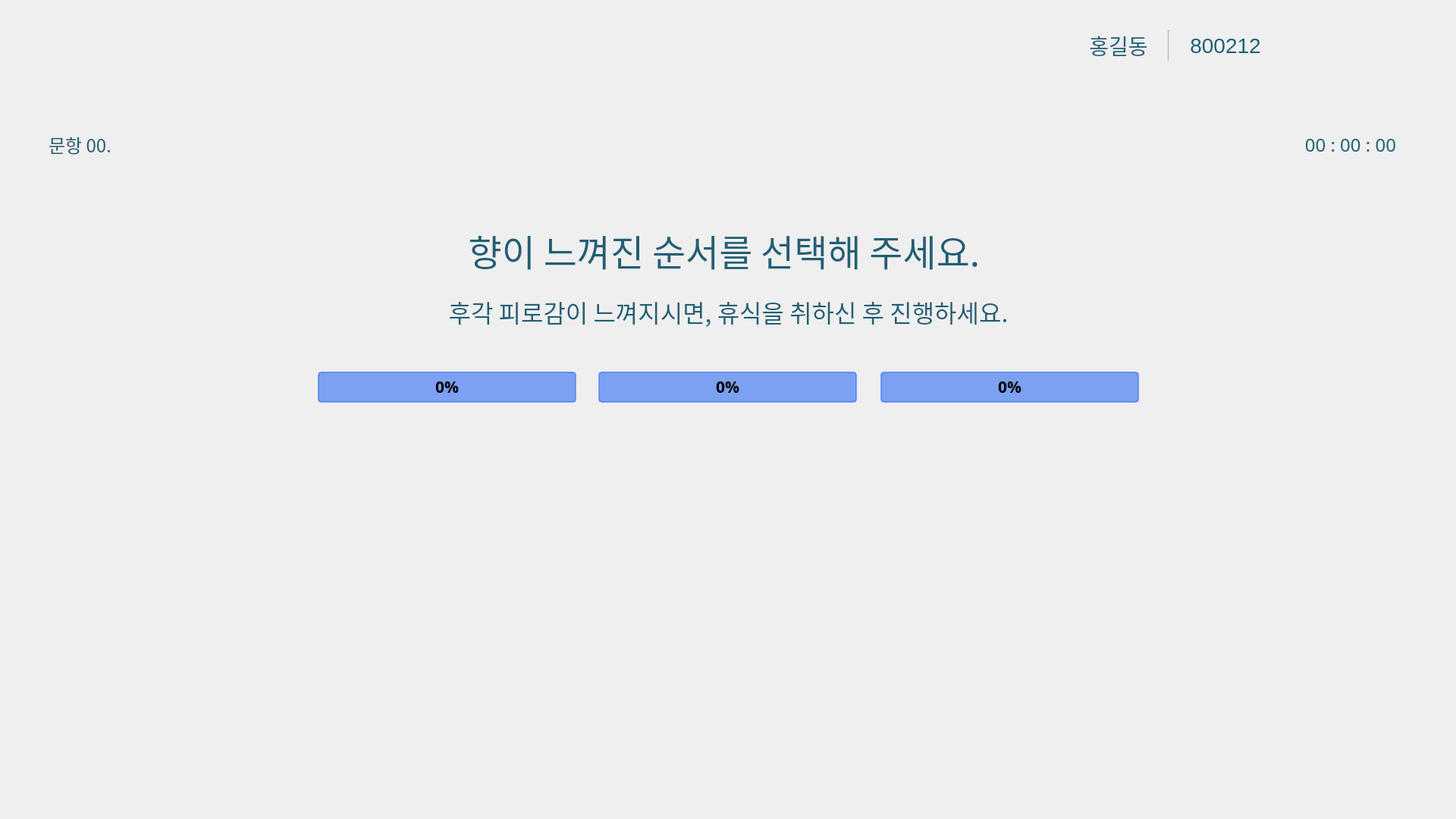
<?xml version="1.0" encoding="UTF-8"?>
<ui version="4.0">
 <class>MainWindow</class>
 <widget class="QMainWindow" name="MainWindow">
  <property name="geometry">
   <rect>
    <x>0</x>
    <y>0</y>
    <width>1920</width>
    <height>1080</height>
   </rect>
  </property>
  <property name="sizePolicy">
   <sizepolicy hsizetype="Maximum" vsizetype="Maximum">
    <horstretch>0</horstretch>
    <verstretch>0</verstretch>
   </sizepolicy>
  </property>
  <property name="maximumSize">
   <size>
    <width>1920</width>
    <height>1080</height>
   </size>
  </property>
  <property name="font">
   <font>
    <family>Malgun Gothic</family>
    <pointsize>16</pointsize>
   </font>
  </property>
  <property name="focusPolicy">
   <enum>Qt::FocusPolicy::NoFocus</enum>
  </property>
  <property name="windowTitle">
   <string>후각검사</string>
  </property>
  <property name="styleSheet">
   <string notr="true"/>
  </property>
  <widget class="QWidget" name="centralwidget">
   <widget class="QLabel" name="label_background">
    <property name="geometry">
     <rect>
      <x>0</x>
      <y>0</y>
      <width>1920</width>
      <height>1080</height>
     </rect>
    </property>
    <property name="font">
     <font>
      <family>Malgun Gothic</family>
      <pointsize>16</pointsize>
      <bold>false</bold>
     </font>
    </property>
    <property name="styleSheet">
     <string notr="true">QLabel{
	image : url(./ui/images/test/t/bg_response.png);
}</string>
    </property>
    <property name="text">
     <string/>
    </property>
   </widget>
   <widget class="QPushButton" name="pb_retry">
    <property name="geometry">
     <rect>
      <x>25</x>
      <y>933</y>
      <width>320</width>
      <height>130</height>
     </rect>
    </property>
    <property name="font">
     <font>
      <family>Malgun Gothic</family>
      <pointsize>24</pointsize>
     </font>
    </property>
    <property name="styleSheet">
     <string notr="true">QPushButton{
	background-image : url(./ui/images/common_locale/btn_retry.png);
	border : 0px;
}

QPushButton::hover{
	background-image : url(./ui/images/common_locale/btn_retry_over.png);
	border : 0px;
}</string>
    </property>
    <property name="text">
     <string/>
    </property>
   </widget>
   <widget class="QLabel" name="label_guide">
    <property name="geometry">
     <rect>
      <x>30</x>
      <y>280</y>
      <width>1850</width>
      <height>100</height>
     </rect>
    </property>
    <property name="font">
     <font>
      <family>Malgun Gothic</family>
      <pointsize>36</pointsize>
      <italic>false</italic>
      <bold>false</bold>
     </font>
    </property>
    <property name="styleSheet">
     <string notr="true">QLabel{
	color : #205f76;
	font : 36pt;
}</string>
    </property>
    <property name="text">
     <string>&lt;html&gt;&lt;head/&gt;&lt;body&gt;&lt;p align=&quot;center&quot;&gt;향이 느껴진 순서를 선택해 주세요.&lt;/p&gt;&lt;/body&gt;&lt;/html&gt;</string>
    </property>
    <property name="alignment">
     <set>Qt::AlignmentFlag::AlignCenter</set>
    </property>
    <property name="margin">
     <number>0</number>
    </property>
    <property name="indent">
     <number>0</number>
    </property>
   </widget>
   <widget class="QPushButton" name="pb_select_1">
    <property name="geometry">
     <rect>
      <x>408</x>
      <y>600</y>
      <width>360</width>
      <height>163</height>
     </rect>
    </property>
    <property name="sizePolicy">
     <sizepolicy hsizetype="Expanding" vsizetype="Expanding">
      <horstretch>0</horstretch>
      <verstretch>0</verstretch>
     </sizepolicy>
    </property>
    <property name="font">
     <font>
      <family>Malgun Gothic</family>
      <pointsize>36</pointsize>
     </font>
    </property>
    <property name="styleSheet">
     <string notr="true">QPushButton{
	background-image : url(./ui/images/common_locale/btn_01.png);
	border : 0px;
}

QPushButton::hover{
	background-image : url(./ui/images/common_locale/btn_01_over.png);
	border : 0px;
}</string>
    </property>
    <property name="text">
     <string/>
    </property>
   </widget>
   <widget class="QPushButton" name="pb_select_2">
    <property name="geometry">
     <rect>
      <x>780</x>
      <y>600</y>
      <width>360</width>
      <height>163</height>
     </rect>
    </property>
    <property name="sizePolicy">
     <sizepolicy hsizetype="Expanding" vsizetype="Expanding">
      <horstretch>0</horstretch>
      <verstretch>0</verstretch>
     </sizepolicy>
    </property>
    <property name="font">
     <font>
      <family>Malgun Gothic</family>
      <pointsize>36</pointsize>
     </font>
    </property>
    <property name="styleSheet">
     <string notr="true">QPushButton{
	background-image : url(./ui/images/common_locale/btn_02.png);
	border : 0px;
}

QPushButton::hover{
	background-image : url(./ui/images/common_locale/btn_02_over.png);
	border : 0px;
}</string>
    </property>
    <property name="text">
     <string/>
    </property>
   </widget>
   <widget class="QPushButton" name="pb_select_3">
    <property name="geometry">
     <rect>
      <x>1152</x>
      <y>600</y>
      <width>360</width>
      <height>163</height>
     </rect>
    </property>
    <property name="sizePolicy">
     <sizepolicy hsizetype="Expanding" vsizetype="Expanding">
      <horstretch>0</horstretch>
      <verstretch>0</verstretch>
     </sizepolicy>
    </property>
    <property name="font">
     <font>
      <family>Malgun Gothic</family>
      <pointsize>36</pointsize>
     </font>
    </property>
    <property name="styleSheet">
     <string notr="true">QPushButton{
	background-image : url(./ui/images/common_locale/btn_03.png);
	border : 0px;
}

QPushButton::hover{
	background-image : url(./ui/images/common_locale/btn_03_over.png);
	border : 0px;
}</string>
    </property>
    <property name="text">
     <string/>
    </property>
   </widget>
   <widget class="QPushButton" name="ui_menu_btn_quit">
    <property name="geometry">
     <rect>
      <x>1807</x>
      <y>13</y>
      <width>96</width>
      <height>96</height>
     </rect>
    </property>
    <property name="sizePolicy">
     <sizepolicy hsizetype="Preferred" vsizetype="Preferred">
      <horstretch>0</horstretch>
      <verstretch>0</verstretch>
     </sizepolicy>
    </property>
    <property name="minimumSize">
     <size>
      <width>40</width>
      <height>40</height>
     </size>
    </property>
    <property name="maximumSize">
     <size>
      <width>16777215</width>
      <height>16777215</height>
     </size>
    </property>
    <property name="font">
     <font>
      <family>Malgun Gothic</family>
      <pointsize>12</pointsize>
     </font>
    </property>
    <property name="styleSheet">
     <string notr="true">QPushButton{
	background-image : url(./ui/images/common/btn_logout.png);
	border : 0px;
}

QPushButton::hover{
	background-image : url(./ui/images/common/btn_logout_over.png);
	border : 0px;
}</string>
    </property>
    <property name="text">
     <string/>
    </property>
   </widget>
   <widget class="QLabel" name="label_title">
    <property name="geometry">
     <rect>
      <x>735</x>
      <y>0</y>
      <width>450</width>
      <height>120</height>
     </rect>
    </property>
    <property name="font">
     <font>
      <family>Malgun Gothic</family>
      <pointsize>24</pointsize>
      <bold>true</bold>
     </font>
    </property>
    <property name="styleSheet">
     <string notr="true">QLabel{
	image : url(./ui/images/test/t/title.png);
}</string>
    </property>
    <property name="text">
     <string/>
    </property>
    <property name="alignment">
     <set>Qt::AlignmentFlag::AlignCenter</set>
    </property>
   </widget>
   <widget class="QLabel" name="label_seq">
    <property name="geometry">
     <rect>
      <x>50</x>
      <y>170</y>
      <width>111</width>
      <height>41</height>
     </rect>
    </property>
    <property name="font">
     <font>
      <family>Malgun Gothic</family>
      <pointsize>18</pointsize>
      <italic>false</italic>
      <bold>false</bold>
     </font>
    </property>
    <property name="styleSheet">
     <string notr="true">QLabel{
	color : #205f76;
	font : 18pt;
}</string>
    </property>
    <property name="text">
     <string>문항 00.</string>
    </property>
    <property name="alignment">
     <set>Qt::AlignmentFlag::AlignCenter</set>
    </property>
   </widget>
   <widget class="QProgressBar" name="pg_scent_1">
    <property name="geometry">
     <rect>
      <x>419</x>
      <y>490</y>
      <width>341</width>
      <height>41</height>
     </rect>
    </property>
    <property name="font">
     <font>
      <family>Malgun Gothic</family>
      <pointsize>16</pointsize>
      <bold>true</bold>
     </font>
    </property>
    <property name="styleSheet">
     <string notr="true">QProgressBar {
border: 2px solid rgba(77, 127, 243, 180);
border-radius: 5px;
text-align: center;
background-color: rgba(77, 127, 243, 180);
color: black;
}
QProgressBar::chunk {
    background-color: #AAD7DD;
}</string>
    </property>
    <property name="value">
     <number>0</number>
    </property>
   </widget>
   <widget class="QProgressBar" name="pg_scent_2">
    <property name="geometry">
     <rect>
      <x>789</x>
      <y>490</y>
      <width>341</width>
      <height>41</height>
     </rect>
    </property>
    <property name="font">
     <font>
      <family>Malgun Gothic</family>
      <pointsize>16</pointsize>
      <bold>true</bold>
     </font>
    </property>
    <property name="styleSheet">
     <string notr="true">QProgressBar {
border: 2px solid rgba(77, 127, 243, 180);
border-radius: 5px;
text-align: center;
background-color: rgba(77, 127, 243, 180);
color: black;
}
QProgressBar::chunk {
    background-color: #AAD7DD;
}</string>
    </property>
    <property name="value">
     <number>0</number>
    </property>
   </widget>
   <widget class="QProgressBar" name="pg_scent_3">
    <property name="geometry">
     <rect>
      <x>1161</x>
      <y>490</y>
      <width>341</width>
      <height>41</height>
     </rect>
    </property>
    <property name="font">
     <font>
      <family>Malgun Gothic</family>
      <pointsize>16</pointsize>
      <bold>true</bold>
     </font>
    </property>
    <property name="styleSheet">
     <string notr="true">QProgressBar {
border: 2px solid rgba(77, 127, 243, 180);
border-radius: 5px;
text-align: center;
background-color: rgba(77, 127, 243, 180);
color: black;
}
QProgressBar::chunk {
    background-color: #AAD7DD;
}</string>
    </property>
    <property name="value">
     <number>0</number>
    </property>
   </widget>
   <widget class="QPushButton" name="pb_next">
    <property name="geometry">
     <rect>
      <x>1635</x>
      <y>933</y>
      <width>260</width>
      <height>130</height>
     </rect>
    </property>
    <property name="font">
     <font>
      <family>Malgun Gothic</family>
      <pointsize>24</pointsize>
     </font>
    </property>
    <property name="styleSheet">
     <string notr="true">QPushButton{
	background-image : url(./ui/images/common_locale/btn_next.png);
	border : 0px;
}

QPushButton::hover{
	background-image : url(./ui/images/common_locale/btn_next_over.png);
	border : 0px;
}</string>
    </property>
    <property name="text">
     <string/>
    </property>
   </widget>
   <widget class="QPushButton" name="pb_check_2">
    <property name="geometry">
     <rect>
      <x>780</x>
      <y>600</y>
      <width>360</width>
      <height>163</height>
     </rect>
    </property>
    <property name="sizePolicy">
     <sizepolicy hsizetype="Expanding" vsizetype="Expanding">
      <horstretch>0</horstretch>
      <verstretch>0</verstretch>
     </sizepolicy>
    </property>
    <property name="font">
     <font>
      <family>Malgun Gothic</family>
      <pointsize>36</pointsize>
     </font>
    </property>
    <property name="styleSheet">
     <string notr="true">QPushButton{
	background-image : url(./ui/images/common_locale/btn_02.png);
	border : 0px;
}

QPushButton::hover{
	background-image : url(./ui/images/common_locale/btn_02_over.png);
	border : 0px;
}</string>
    </property>
    <property name="text">
     <string/>
    </property>
   </widget>
   <widget class="QPushButton" name="pb_check_3">
    <property name="geometry">
     <rect>
      <x>1152</x>
      <y>600</y>
      <width>360</width>
      <height>163</height>
     </rect>
    </property>
    <property name="sizePolicy">
     <sizepolicy hsizetype="Expanding" vsizetype="Expanding">
      <horstretch>0</horstretch>
      <verstretch>0</verstretch>
     </sizepolicy>
    </property>
    <property name="font">
     <font>
      <family>Malgun Gothic</family>
      <pointsize>36</pointsize>
     </font>
    </property>
    <property name="styleSheet">
     <string notr="true">QPushButton{
	background-image : url(./ui/images/common_locale/btn_03.png);
	border : 0px;
}

QPushButton::hover{
	background-image : url(./ui/images/common_locale/btn_03_over.png);
	border : 0px;
}</string>
    </property>
    <property name="text">
     <string/>
    </property>
   </widget>
   <widget class="QPushButton" name="pb_check_1">
    <property name="geometry">
     <rect>
      <x>408</x>
      <y>600</y>
      <width>360</width>
      <height>163</height>
     </rect>
    </property>
    <property name="sizePolicy">
     <sizepolicy hsizetype="Expanding" vsizetype="Expanding">
      <horstretch>0</horstretch>
      <verstretch>0</verstretch>
     </sizepolicy>
    </property>
    <property name="font">
     <font>
      <family>Malgun Gothic</family>
      <pointsize>36</pointsize>
     </font>
    </property>
    <property name="styleSheet">
     <string notr="true">QPushButton{
	background-image : url(./ui/images/common_locale/btn_01.png);
	border : 0px;
}

QPushButton::hover{
	background-image : url(./ui/images/common_locale/btn_01_over.png);
	border : 0px;
}</string>
    </property>
    <property name="text">
     <string/>
    </property>
   </widget>
   <widget class="QPushButton" name="pb_node_1">
    <property name="geometry">
     <rect>
      <x>170</x>
      <y>170</y>
      <width>42</width>
      <height>42</height>
     </rect>
    </property>
    <property name="sizePolicy">
     <sizepolicy hsizetype="Expanding" vsizetype="Expanding">
      <horstretch>0</horstretch>
      <verstretch>0</verstretch>
     </sizepolicy>
    </property>
    <property name="font">
     <font>
      <family>Malgun Gothic</family>
      <pointsize>36</pointsize>
     </font>
    </property>
    <property name="styleSheet">
     <string notr="true">QPushButton{
	background-image : url(./ui/images/common/point.png);
	border : 0px;
}</string>
    </property>
    <property name="text">
     <string/>
    </property>
   </widget>
   <widget class="QPushButton" name="pb_node_2">
    <property name="geometry">
     <rect>
      <x>210</x>
      <y>170</y>
      <width>42</width>
      <height>42</height>
     </rect>
    </property>
    <property name="sizePolicy">
     <sizepolicy hsizetype="Expanding" vsizetype="Expanding">
      <horstretch>0</horstretch>
      <verstretch>0</verstretch>
     </sizepolicy>
    </property>
    <property name="font">
     <font>
      <family>Malgun Gothic</family>
      <pointsize>36</pointsize>
     </font>
    </property>
    <property name="styleSheet">
     <string notr="true">QPushButton{
	background-image : url(./ui/images/common/point.png);
	border : 0px;
}</string>
    </property>
    <property name="text">
     <string/>
    </property>
   </widget>
   <widget class="QPushButton" name="pb_node_4">
    <property name="geometry">
     <rect>
      <x>290</x>
      <y>170</y>
      <width>42</width>
      <height>42</height>
     </rect>
    </property>
    <property name="sizePolicy">
     <sizepolicy hsizetype="Expanding" vsizetype="Expanding">
      <horstretch>0</horstretch>
      <verstretch>0</verstretch>
     </sizepolicy>
    </property>
    <property name="font">
     <font>
      <family>Malgun Gothic</family>
      <pointsize>36</pointsize>
     </font>
    </property>
    <property name="styleSheet">
     <string notr="true">QPushButton{
	background-image : url(./ui/images/common/point.png);
	border : 0px;
}</string>
    </property>
    <property name="text">
     <string/>
    </property>
   </widget>
   <widget class="QPushButton" name="pb_node_3">
    <property name="geometry">
     <rect>
      <x>250</x>
      <y>170</y>
      <width>42</width>
      <height>42</height>
     </rect>
    </property>
    <property name="sizePolicy">
     <sizepolicy hsizetype="Expanding" vsizetype="Expanding">
      <horstretch>0</horstretch>
      <verstretch>0</verstretch>
     </sizepolicy>
    </property>
    <property name="font">
     <font>
      <family>Malgun Gothic</family>
      <pointsize>36</pointsize>
     </font>
    </property>
    <property name="styleSheet">
     <string notr="true">QPushButton{
	background-image : url(./ui/images/common/point.png);
	border : 0px;
}</string>
    </property>
    <property name="text">
     <string/>
    </property>
   </widget>
   <widget class="QPushButton" name="pb_node_6">
    <property name="geometry">
     <rect>
      <x>370</x>
      <y>170</y>
      <width>42</width>
      <height>42</height>
     </rect>
    </property>
    <property name="sizePolicy">
     <sizepolicy hsizetype="Expanding" vsizetype="Expanding">
      <horstretch>0</horstretch>
      <verstretch>0</verstretch>
     </sizepolicy>
    </property>
    <property name="font">
     <font>
      <family>Malgun Gothic</family>
      <pointsize>36</pointsize>
     </font>
    </property>
    <property name="styleSheet">
     <string notr="true">QPushButton{
	background-image : url(./ui/images/common/point.png);
	border : 0px;
}</string>
    </property>
    <property name="text">
     <string/>
    </property>
   </widget>
   <widget class="QPushButton" name="pb_node_7">
    <property name="geometry">
     <rect>
      <x>430</x>
      <y>170</y>
      <width>42</width>
      <height>42</height>
     </rect>
    </property>
    <property name="sizePolicy">
     <sizepolicy hsizetype="Expanding" vsizetype="Expanding">
      <horstretch>0</horstretch>
      <verstretch>0</verstretch>
     </sizepolicy>
    </property>
    <property name="font">
     <font>
      <family>Malgun Gothic</family>
      <pointsize>36</pointsize>
     </font>
    </property>
    <property name="styleSheet">
     <string notr="true">QPushButton{
	background-image : url(./ui/images/common/point.png);
	border : 0px;
}</string>
    </property>
    <property name="text">
     <string/>
    </property>
   </widget>
   <widget class="QPushButton" name="pb_node_5">
    <property name="geometry">
     <rect>
      <x>330</x>
      <y>170</y>
      <width>42</width>
      <height>42</height>
     </rect>
    </property>
    <property name="sizePolicy">
     <sizepolicy hsizetype="Expanding" vsizetype="Expanding">
      <horstretch>0</horstretch>
      <verstretch>0</verstretch>
     </sizepolicy>
    </property>
    <property name="font">
     <font>
      <family>Malgun Gothic</family>
      <pointsize>36</pointsize>
     </font>
    </property>
    <property name="styleSheet">
     <string notr="true">QPushButton{
	background-image : url(./ui/images/common/point.png);
	border : 0px;
}</string>
    </property>
    <property name="text">
     <string/>
    </property>
   </widget>
   <widget class="QPushButton" name="pb_try_scent">
    <property name="geometry">
     <rect>
      <x>360</x>
      <y>933</y>
      <width>260</width>
      <height>130</height>
     </rect>
    </property>
    <property name="font">
     <font>
      <family>Malgun Gothic</family>
      <pointsize>10</pointsize>
     </font>
    </property>
    <property name="styleSheet">
     <string notr="true">QPushButton{
	background-image : url(./ui/images/common_locale/btn_try.png);
	border : 0px;
}

QPushButton::hover{
	background-image : url(./ui/images/common_locale/btn_try_over.png);
	border : 0px;
}</string>
    </property>
    <property name="text">
     <string/>
    </property>
   </widget>
   <widget class="QLabel" name="label_time">
    <property name="geometry">
     <rect>
      <x>1690</x>
      <y>170</y>
      <width>151</width>
      <height>41</height>
     </rect>
    </property>
    <property name="font">
     <font>
      <family>Malgun Gothic</family>
      <pointsize>18</pointsize>
      <italic>false</italic>
      <bold>false</bold>
     </font>
    </property>
    <property name="styleSheet">
     <string notr="true">QLabel{
	color : #205f76;
	font : 18pt;
}</string>
    </property>
    <property name="text">
     <string>00 : 00 : 00</string>
    </property>
    <property name="alignment">
     <set>Qt::AlignmentFlag::AlignRight|Qt::AlignmentFlag::AlignTrailing|Qt::AlignmentFlag::AlignVCenter</set>
    </property>
   </widget>
   <widget class="QLabel" name="label_next">
    <property name="geometry">
     <rect>
      <x>550</x>
      <y>380</y>
      <width>821</width>
      <height>61</height>
     </rect>
    </property>
    <property name="font">
     <font>
      <family>Malgun Gothic</family>
      <pointsize>24</pointsize>
      <italic>false</italic>
      <bold>false</bold>
     </font>
    </property>
    <property name="styleSheet">
     <string notr="true">QLabel{
	font : 24pt;
	color : #205f76;
}</string>
    </property>
    <property name="text">
     <string>후각 피로감이 느껴지시면, 휴식을 취하신 후 진행하세요.</string>
    </property>
    <property name="alignment">
     <set>Qt::AlignmentFlag::AlignCenter</set>
    </property>
   </widget>
   <widget class="QWidget" name="widget" native="true">
    <property name="geometry">
     <rect>
      <x>1410</x>
      <y>35</y>
      <width>280</width>
      <height>50</height>
     </rect>
    </property>
    <property name="sizePolicy">
     <sizepolicy hsizetype="Fixed" vsizetype="Fixed">
      <horstretch>0</horstretch>
      <verstretch>0</verstretch>
     </sizepolicy>
    </property>
    <property name="font">
     <font>
      <family>Malgun Gothic</family>
      <pointsize>16</pointsize>
     </font>
    </property>
    <property name="styleSheet">
     <string notr="true">QLabel{
	color : #205f76;
	font : 21pt;
}

Line{
	border : 0px;
	background-color : #205f76;
	margin : 8px 0px;
}</string>
    </property>
    <layout class="QHBoxLayout" name="horizontalLayout_4" stretch="2,1,1">
     <property name="spacing">
      <number>0</number>
     </property>
     <property name="leftMargin">
      <number>0</number>
     </property>
     <property name="topMargin">
      <number>5</number>
     </property>
     <property name="rightMargin">
      <number>0</number>
     </property>
     <property name="bottomMargin">
      <number>5</number>
     </property>
     <item>
      <widget class="QLabel" name="label_name">
       <property name="sizePolicy">
        <sizepolicy hsizetype="Fixed" vsizetype="Preferred">
         <horstretch>0</horstretch>
         <verstretch>0</verstretch>
        </sizepolicy>
       </property>
       <property name="minimumSize">
        <size>
         <width>0</width>
         <height>0</height>
        </size>
       </property>
       <property name="maximumSize">
        <size>
         <width>16777215</width>
         <height>16777215</height>
        </size>
       </property>
       <property name="font">
        <font>
         <pointsize>21</pointsize>
         <italic>false</italic>
         <bold>false</bold>
        </font>
       </property>
       <property name="text">
        <string>홍길동</string>
       </property>
       <property name="alignment">
        <set>Qt::AlignmentFlag::AlignCenter</set>
       </property>
       <property name="indent">
        <number>0</number>
       </property>
      </widget>
     </item>
     <item>
      <widget class="Line" name="line_1">
       <property name="sizePolicy">
        <sizepolicy hsizetype="Fixed" vsizetype="Expanding">
         <horstretch>0</horstretch>
         <verstretch>0</verstretch>
        </sizepolicy>
       </property>
       <property name="orientation">
        <enum>Qt::Orientation::Vertical</enum>
       </property>
      </widget>
     </item>
     <item>
      <widget class="QLabel" name="label_birth_number">
       <property name="sizePolicy">
        <sizepolicy hsizetype="Fixed" vsizetype="Preferred">
         <horstretch>0</horstretch>
         <verstretch>0</verstretch>
        </sizepolicy>
       </property>
       <property name="minimumSize">
        <size>
         <width>0</width>
         <height>0</height>
        </size>
       </property>
       <property name="maximumSize">
        <size>
         <width>16777215</width>
         <height>16777215</height>
        </size>
       </property>
       <property name="font">
        <font>
         <pointsize>21</pointsize>
         <italic>false</italic>
         <bold>false</bold>
        </font>
       </property>
       <property name="text">
        <string>800212</string>
       </property>
       <property name="alignment">
        <set>Qt::AlignmentFlag::AlignCenter</set>
       </property>
       <property name="margin">
        <number>0</number>
       </property>
       <property name="indent">
        <number>-1</number>
       </property>
      </widget>
     </item>
    </layout>
   </widget>
  </widget>
 </widget>
 <resources/>
 <connections/>
</ui>
